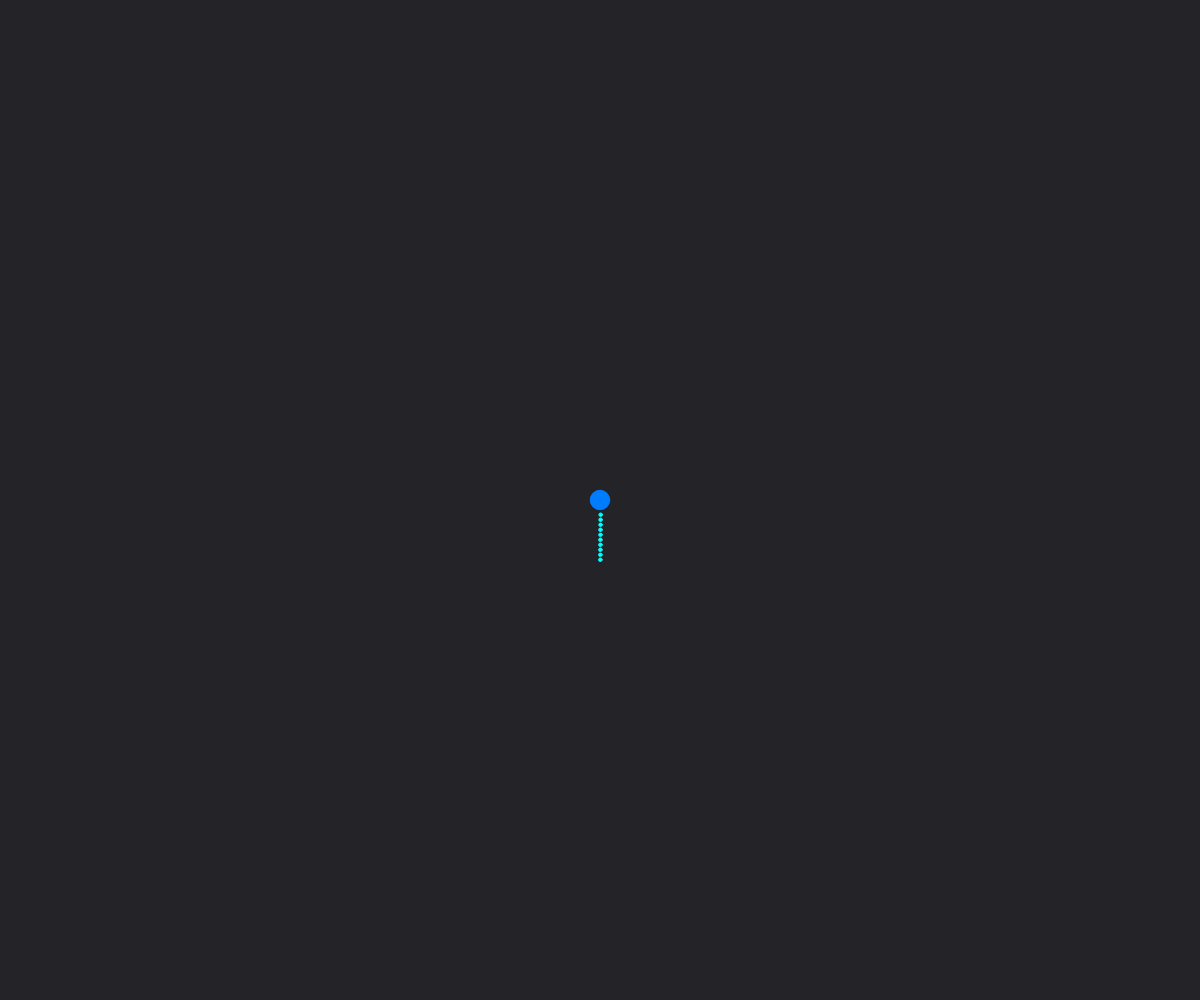
Frame 1 (no input)
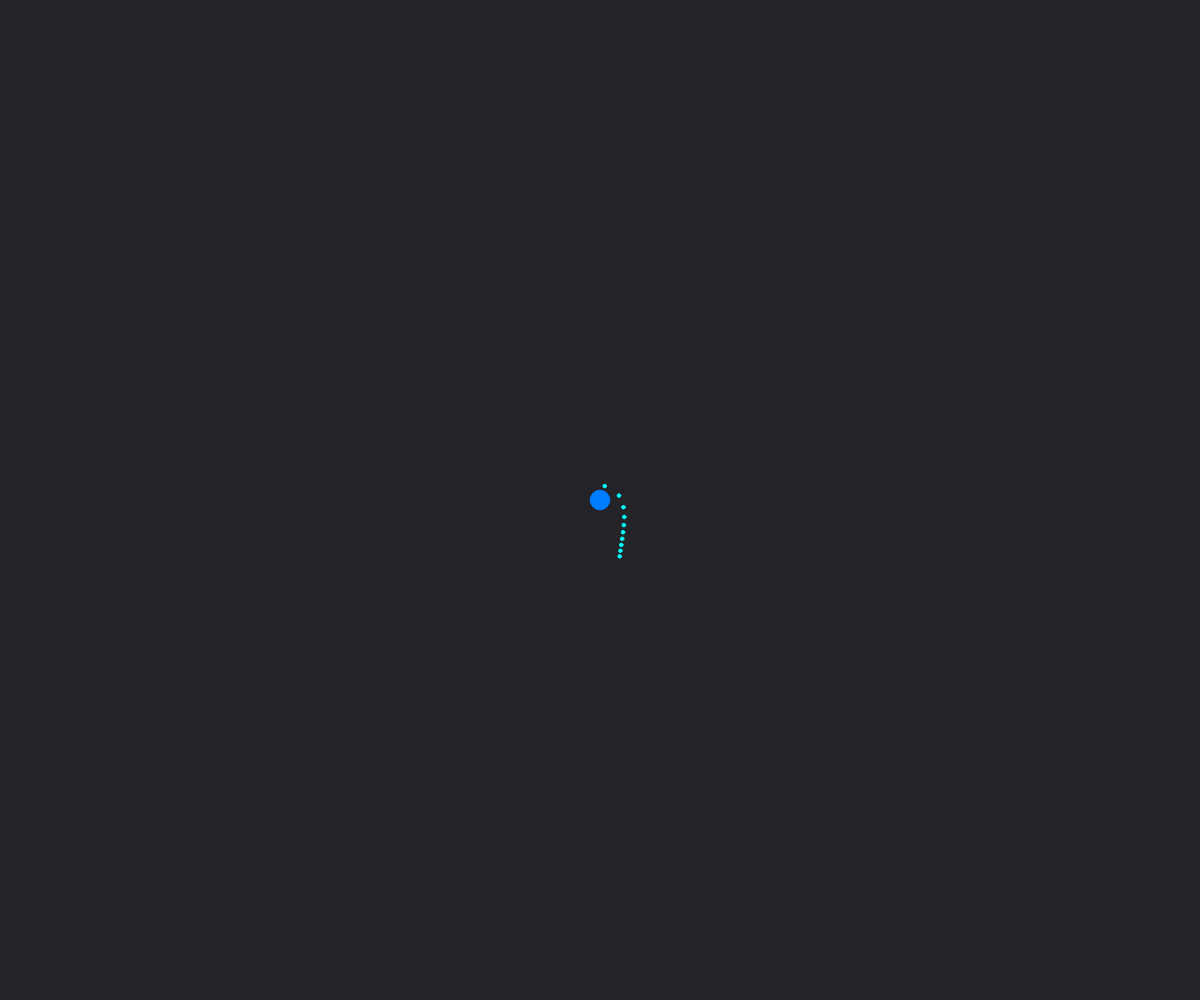
Frame 60 (no input)
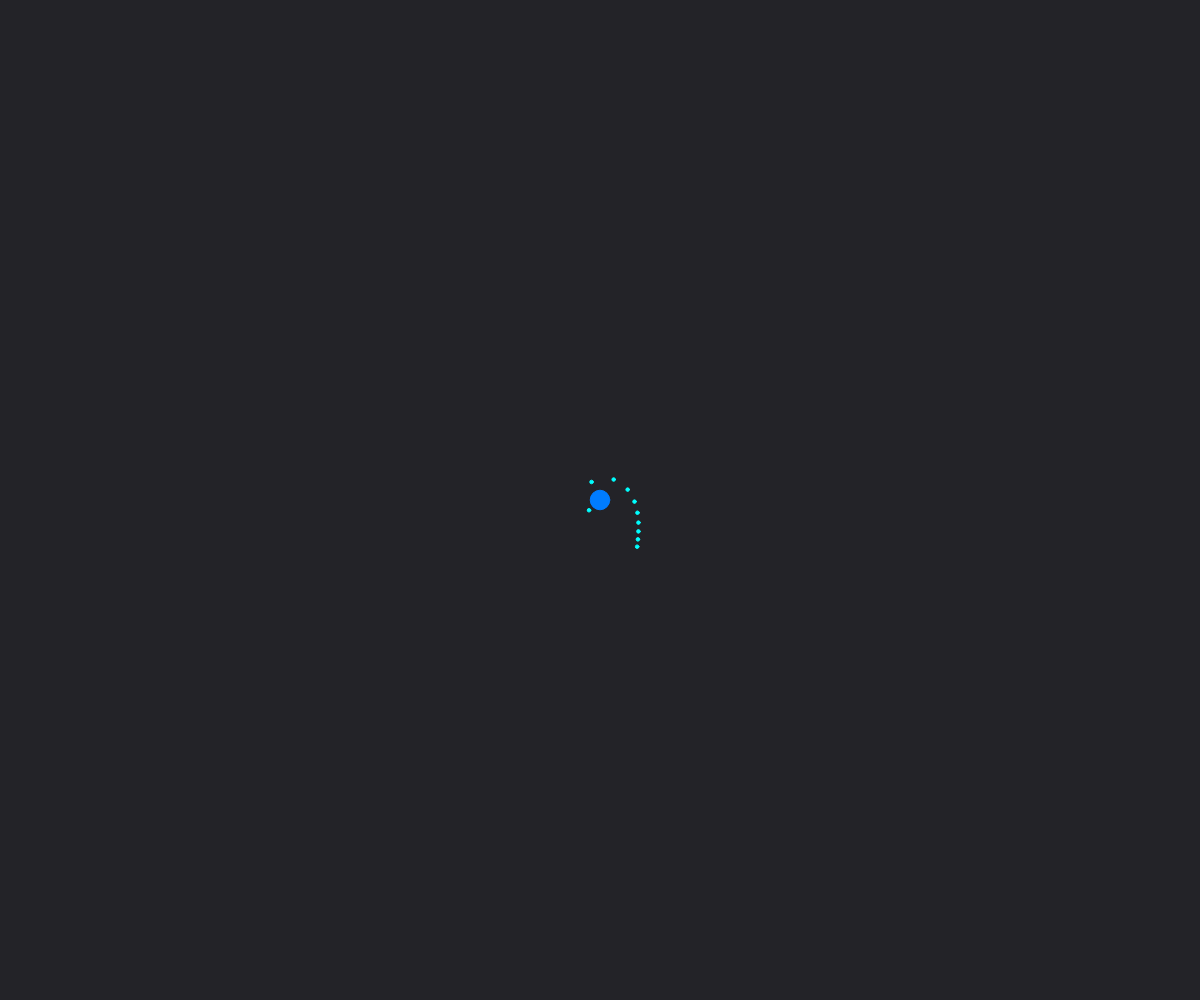
Frame 120 (the mouse pressed at the canvas centre since frame 60)

The p5.js sketch that drew these frames (run headless with seeded random() and noise() and a simulated clock; from frame 60 on, the mouse is pressed at the canvas centre):

// p5.js sketch
// ── sketch.js
var p;
var ps = [];
var g = 6.674*(10**-11);
var scl = 1;
var nc = 0;

function setup(){
	canvas = createCanvas(window.innerWidth, window.innerHeight);
	bgcolor = color(35,35,40);

	p = function(m, v, p, vel){
		if(vel == undefined){
			vel = createVector(0,0);
		}
		this.mass = m;
		//this.volume = this.mass/10**7.5;
		this.volume = v;
		this.radius = Math.sqrt(this.volume/PI);
		this.pos = p.mult(scl);
		this.forces = [];
		this.net = createVector(0,0);
		this.vel = vel;
		this.accel = createVector(0,0);
		this.t = false;
		ps.push(this);
	}
	p.prototype.d = function(){
		var x = (this.mass/this.volume**2)
		var col = color(0,255-x**0.35,255)
		stroke(col)
		fill(col)
		ellipse(this.pos.x/scl, this.pos.y/scl, this.radius*2/scl, this.radius*2/scl);
		stroke(255,0,0)
		fill(255,0,0)
		/*for(var i = 0; i < this.forces.length; i++){
			var fpos = this.pos.copy().add(this.forces[i].copy().div(10**7));
			line(fpos.x/scl, fpos.y/scl, this.pos.x/scl, this.pos.y/scl)
		}*/
		//var acpos = this.pos.copy().add(this.accel.mult(10**4));
		//line(acpos.x/scl, acpos.y/scl, this.pos.x/scl, this.pos.y/scl);
	}
	p.prototype.update = function(){
		this.forces = [];
		this.net = createVector(0,0);
		for(var i = 0; i < ps.length; i++){
			if(ps[i] !== this){
				var dist = ps[i].pos.copy().sub(this.pos);
				var d = dist.mag();

				if(d <= this.radius+ps[i].radius){

					var mass = ps[i].mass+this.mass;
					var volume = ps[i].volume+this.volume;
					var pos;
					if(ps[i].volume > this.volume){
						for(var v = 0; v < ps.length; v++){
							if(ps[v] == this){
								ps.splice(v, 1)
							}
						}
					} else {
						this.vel = ps[i].vel.copy().mult(ps[i].mass).copy().add(this.vel.copy().mult(this.mass)).div(ps[i].mass+this.mass);
						this.mass += ps[i].mass;
						this.volume += ps[i].volume;
						this.radius = Math.sqrt(this.volume/PI);
						ps.splice(i, 1)
					}


			}else{
				//console.log("v = " + Math.sqrt(((5.972*10**24)*g)/d))
				var f = dist.copy().normalize().mult(g*((ps[i].mass*this.mass)/(d**2)))
				this.forces.push(f);
			}
		}
	}
		for(var i = 0; i < this.forces.length; i++){
			this.net.add(this.forces[i]);
		}
		this.accel = this.net.copy().div(this.mass);
		this.vel.add(this.accel);
		this.pos.add(this.vel);
		}
		/*
		var dis = 20;
		var tot = 15;
		for(var x = 0; x < tot; x++){
			for(var y = 0; y < tot; y++){
				new p(10**9, 10, center.copy().sub(dis*tot/2,dis*tot/2).add(x*dis, y*dis));
			}
		}
		*/
		var x = new p(10**11, 300, createVector(window.innerWidth/2, window.innerHeight/2).add(0,0), createVector(0, 0));
		//new p(10**11, 100*PI, center.copy().add(100,0), createVector(0, 0));
		for(var i = 0; i < 10; i++){
			var y = new p(10**0, 10, x.pos.copy().add(0,x.radius).add(0,5*(i+1)));
			y.vel = createVector(1*Math.sqrt((g*x.mass)/x.pos.copy().sub(y.pos).mag()),0)
		}
		//new p(10**9, 10, center.copy().add(0,200), createVector(0.18,0));
		//new p(10**9, 10, center.copy().add(0,250), createVector(0.17,0));
		//new p(10**9, 10, center.copy().add(0,300), createVector(0.16,0));
}
function windowResized() {
  resizeCanvas(windowWidth, windowHeight);
}
	//new p(1000000, 10000, center);
	var mass = 10**11;
	var volume = 300;
function mouseReleased(){
	new p(mass, volume, createVector(mouseX, mouseY), createVector((mouseX-pmouseX)/2, (mouseY-pmouseY)/2));
}

function draw(){
	background(bgcolor)
	if(mouseIsPressed){
		ellipse(mouseX,mouseY, 10, 10)
	}
	var num = 1;
	for(var v = 0; v < num; v++){
		for(var i = 0; i < ps.length; i++){
			ps[i].update();
		}
	}
	for(var i = 0; i < ps.length; i++){
		ps[i].d();
	}
}

/*
setTimeout(function(){
	setInterval(drawx, 100)
}, 0)
*/
